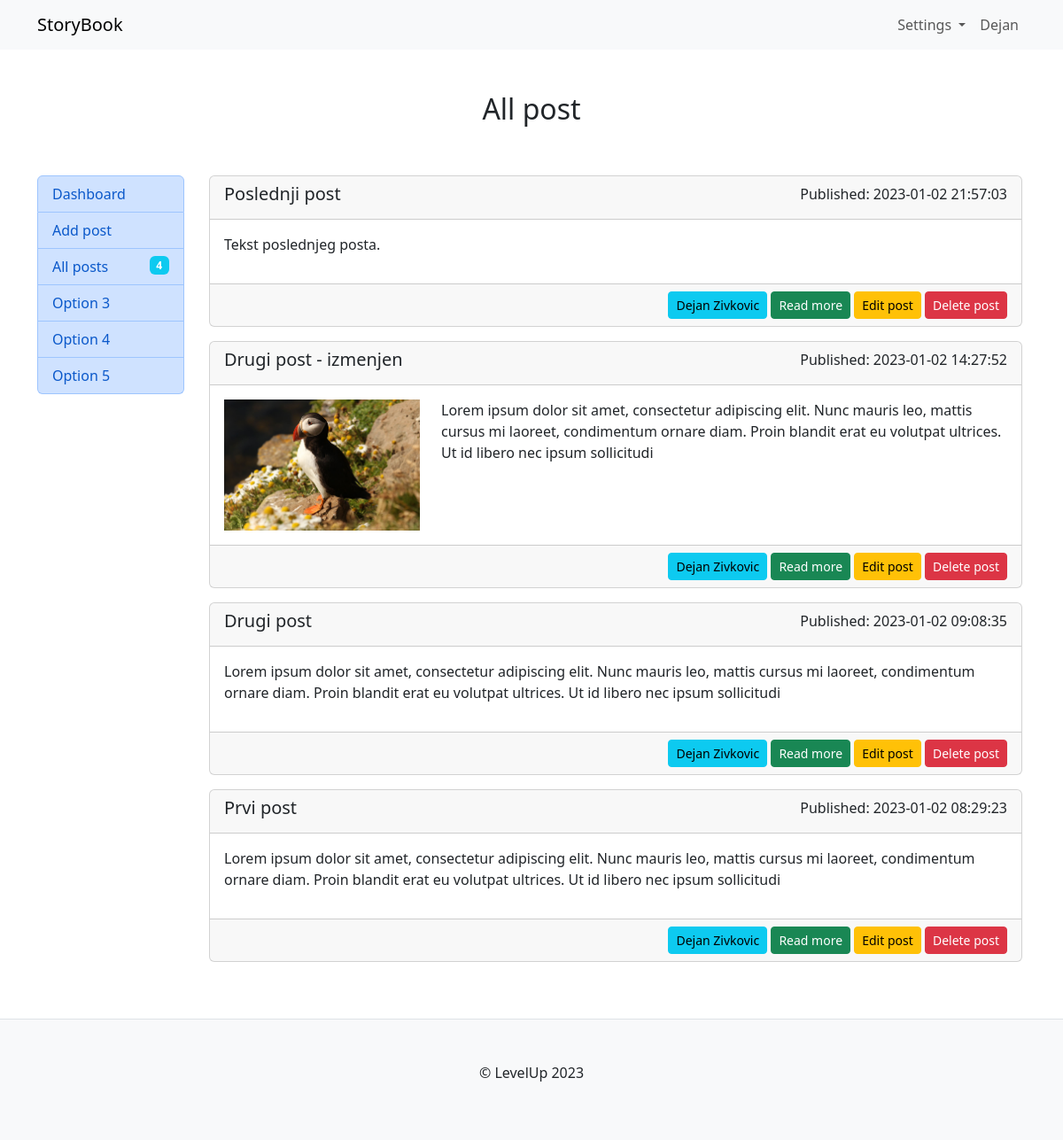
Page /user/all_posts.php (signed in) on the committed database.
### tables this page shows
CREATE TABLE `users` (
  `id` int(11) NOT NULL,
  `title` varchar(5) NOT NULL,
  `first_name` varchar(50) NOT NULL,
  `last_name` varchar(50) NOT NULL,
  `role` varchar(10) NOT NULL,
  `created_at` timestamp NOT NULL DEFAULT current_timestamp(),
  `updated_at` timestamp NULL DEFAULT NULL,
  `email` varchar(60) NOT NULL,
  `password` varchar(60) NOT NULL
);

CREATE TABLE `posts` (
  `id` int(11) NOT NULL,
  `title` varchar(255) NOT NULL,
  `text` text DEFAULT NULL,
  `image` varchar(50) DEFAULT NULL,
  `category_id` int(11) NOT NULL,
  `user_id` int(11) NOT NULL,
  `created_at` timestamp NULL DEFAULT current_timestamp(),
  `updated_at` timestamp NULL DEFAULT NULL,
  `visibility_id` int(11) NOT NULL
);

### user/all_posts.php (called while the page is built, shortened)
<?php
require "../core/init.php";
$user = $User->getUser($_SESSION["id"]);
$all_posts = $Post->userPosts($user->id);
require "views/all_posts.view.php";

### core/User.php (called while the page is built, shortened)
<?php
class User extends Connection
{
    public function getUser($id)
    {
        $sql = "SELECT u.*, COUNT(p.id) as num_post
                FROM users u
                JOIN posts p ON p.user_id = u.id
                WHERE u.id = :id";
        $query = $this->db->prepare($sql);
        $query->execute(["id" => $id]);
        return $query->fetch(PDO::FETCH_OBJ);
    }
}
$User = new User(config);

### core/Connection.php (called while the page is built, shortened)
<?php
class Connection
{
    public function __construct($config)
    {
        try {
            $this->db = new PDO("mysql:host=" . $config["host"] . ";dbname=" . $config["database"], $config["user"], $config["password"]);
        } catch (PDOException $err) {
            die($err->getMessage());
        }
    }
}

### core/Post.php (called while the page is built, shortened)
<?php
class Post extends Connection
{
    public function userPosts($id)
    {
        $sql = "SELECT p.id AS id, p.title AS title, text,image, category_id, p.created_at AS created_at, p.updated_at AS updated_at,
                        c.name AS category, v.name as visibility,
                        u.first_name AS first_name, u.last_name AS last_name
                FROM posts p
                JOIN category c ON c.id = p.category_id
                JOIN visibility v ON v.id = p.visibility_id
                JOIN users u ON u.id = p.user_id
                WHERE user_id = :id
                ORDER BY p.created_at DESC
                ";
        $query = $this->db->prepare($sql);
        $query->execute(["id" => $id]);
        return $query->fetchAll(PDO::FETCH_OBJ);
    }
}
$Post = new Post(config);

### user/views/all_posts.view.php (the view)
<?php require "includes/head.php" ?>
<?php require "includes/navbar.php" ?>
<div class="container">
    <h2 class="text-center py-5">All post</h2>
    <div class="row">
        <div class="col-md-2">
            <?php require "includes/sidebar.php"; ?>
        </div>
        <div class="col-md-10 px-3">
            <?php foreach ($all_posts as $post): ?>
                <div class="card mb-3">
                    <div class="card-header d-flex justify-content-between">
                        <h5><?php echo $post->title; ?></h5>
                        <span>Published: <?php echo $post->created_at; ?></span>
                    </div>
                    <div class="card-body">
                        <div class="d-flex gap-4">
                            <?php if ($post->image): ?>
                                <div class="col-md-3">
                                    <img class="img-fluid" src="<?php echo "public/" . $post->image; ?>" alt="">
                                </div>
                            <?php endif; ?>
                            <div class="col">
                                <p><?php echo substr($post->text, 0, 200) ?></p>
                            </div>
                        </div>
                    </div>
                    <div class="card-footer text-end">
                        <span class="btn btn-sm btn-info"><?php echo $post->first_name . " " . $post->last_name; ?></span>
                        <a href="user/single_post.php?id=<?php echo $post->id; ?>"
                           class="btn btn-sm btn-success">Read
                            more</a>
                        <a class="btn btn-sm btn-warning" href="user/edit_post.php?id=<?php echo $post->id; ?>">Edit
                            post</a>
                        <a class="btn btn-sm btn-danger" href="user/delete_post.php?id=<?php echo $post->id; ?>">Delete
                            post</a>
                    </div>
                </div>
            <?php endforeach; ?>
        </div>
    </div>
</div>
<?php require "includes/bottom.php" ?>

### user/views/includes/navbar.php (shortened to what this page needs)
<nav class="navbar navbar-expand-lg bg-body-tertiary">
    <div class="container">
        <a class="navbar-brand" href="index.php">StoryBook</a>
        <div class="collapse navbar-collapse" id="navbarNav">
            <ul class="navbar-nav ms-auto">
                <li class="nav-item dropdown">
                    <a class="nav-link dropdown-toggle" href="#" role="button" data-bs-toggle="dropdown"
                       aria-expanded="false">
                        Settings
                    </a>
                </li>
                <li class="nav-item">
                    <a class="nav-link" href="user/home.php"><?php echo $user->first_name ?></a>
                </li>
            </ul>
        </div>
    </div>
</nav>

### rows in the picture
users: first_name "Dejan"
posts: title "Poslednji post", created_at "2023-01-02 21:57:03", text "Tekst poslednjeg posta.", user.first_name "Dejan", user.last_name "Zivkovic"
posts: title "Drugi post - izmenjen", created_at "2023-01-02 14:27:52", image (picture), text "Lorem ipsum dolor sit amet, consectetur adipiscing elit. Nunc mauris leo, mattis cursus mi laoreet, condimentum ornare diam. Proin blandit erat eu volutpat ultrices. Ut id libero nec ipsum sollicitudi", user.first_name "Dejan", user.last_name "Zivkovic"
posts: title "Drugi post", created_at "2023-01-02 09:08:35", text "Lorem ipsum dolor sit amet, consectetur adipiscing elit. Nunc mauris leo, mattis cursus mi laoreet, condimentum ornare diam. Proin blandit erat eu volutpat ultrices. Ut id libero nec ipsum sollicitudi", user.first_name "Dejan", user.last_name "Zivkovic"
posts: title "Prvi post", created_at "2023-01-02 08:29:23", text "Lorem ipsum dolor sit amet, consectetur adipiscing elit. Nunc mauris leo, mattis cursus mi laoreet, condimentum ornare diam. Proin blandit erat eu volutpat ultrices. Ut id libero nec ipsum sollicitudi", user.first_name "Dejan", user.last_name "Zivkovic"

### other values in the picture
$user->num_post "4"
